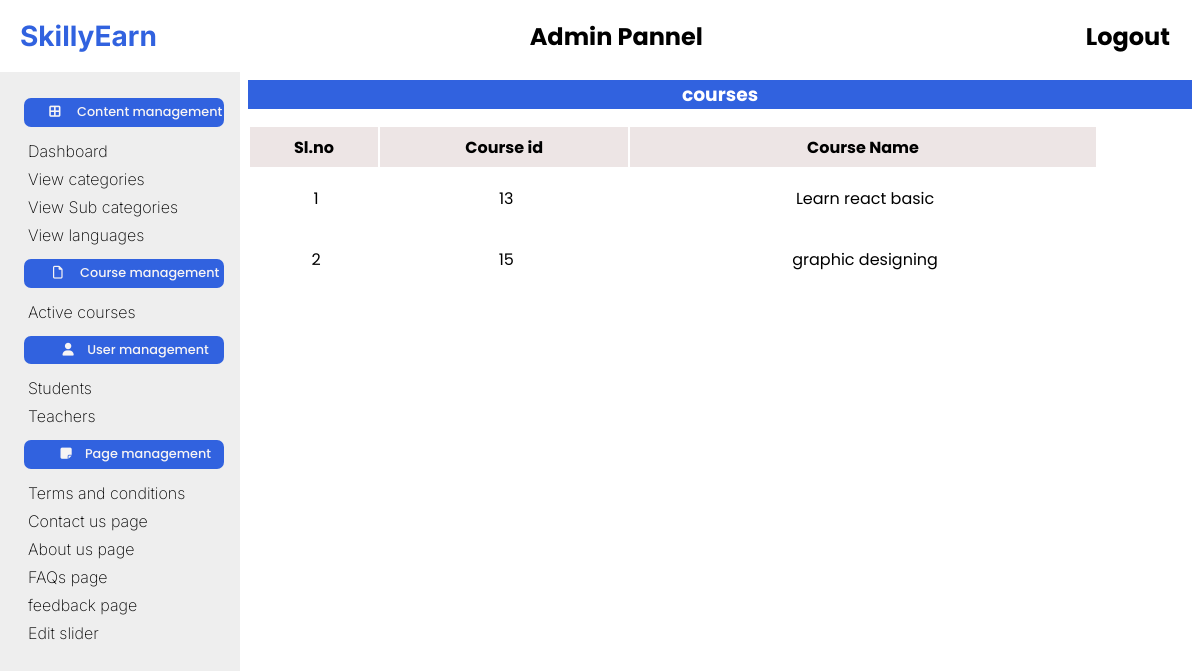
Before: /admin/index.php?courses (signed in) with the older database file.
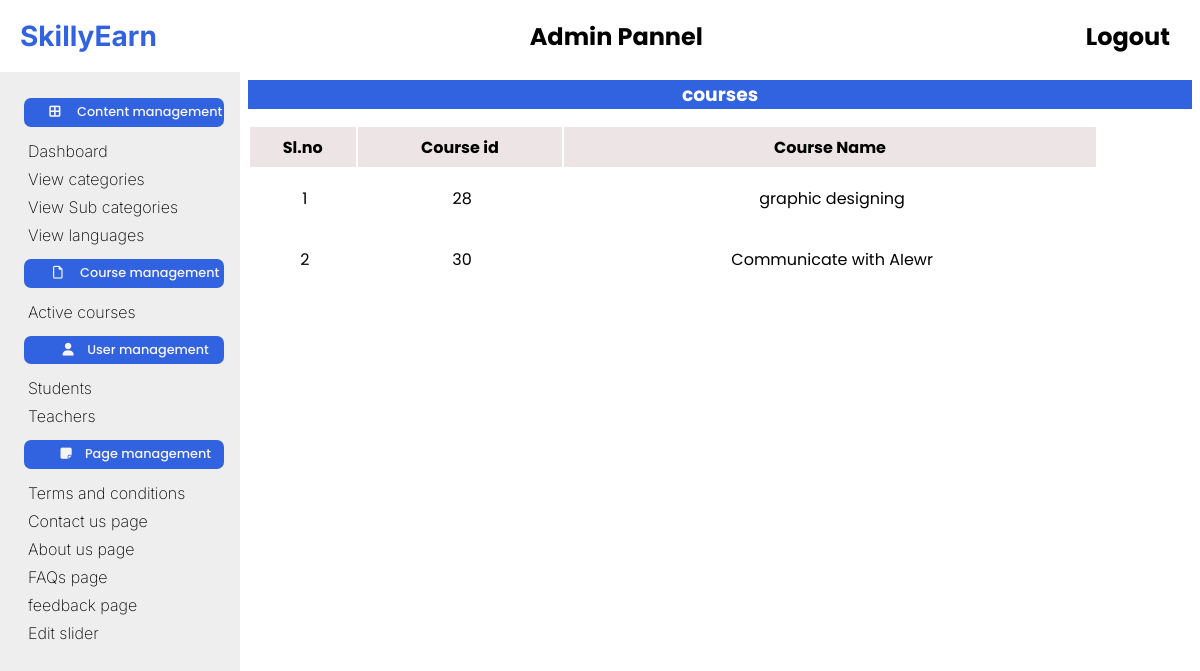
After: the same page with the newer database file.
### tables this page shows
CREATE TABLE `course` (
  `course_id` int(11) NOT NULL,
  `course_name` text NOT NULL,
  `course_desc` text NOT NULL,
  `course_img` text NOT NULL,
  `course_duration` text NOT NULL,
  `course_price` int(11) NOT NULL,
  `course_org_price` int(11) NOT NULL,
  `language` varchar(100) NOT NULL,
  `what_will_you_learn` varchar(255) NOT NULL,
  `requirements` text NOT NULL
);

### admin/inc/functions.php (the view, shortened to what this page needs)
<?php
function showCourses(){
    include ("inc/db_con.php");
?>
    <h3>courses</h3>
        <div class="course_table">
            <table>
                <tr>
                    <th>Sl.no</th>
                    <th>Course id</th>
                    <th>Course Name</th>
                </tr>
                <?php
                $i=1;
                $getCourse=$conn->prepare("SELECT * FROM course");
                $getCourse->setFetchMode(PDO::FETCH_ASSOC);
                $getCourse->execute();
                while($row=$getCourse->fetch()){
                    echo "
                    <tr>
                        <td>".$i++."</td>
                        <td>".$row['course_id']."</td>
                        <td>".$row['course_name']."</td>
                    </tr>";
                }
                ?>
            </table>
        </div>
<?php
}
?>

### admin/index.php (shortened to what this page needs)
<!DOCTYPE html>
<html lang="en">
<head>
    <link rel="stylesheet" href="css/style.css">
</head>
<body>
       <?php
  if( $_SESSION['adminLogin']){
    include("inc/header.php");
    include("inc/bodyLeft.php");
  }
   else{
    header("location:../index.php");
   }
       ?>
</body>
</html>

### admin/inc/header.php (shortened to what this page needs)
<?php
 include("functions.php");
?>
<div id="header">
    <div id="logo">
        <a href="index.php">SkillyEarn</a>
    </div>
    <div id="title">
       <h2>Admin Pannel</h2>
    </div>
    <div id="logout">
        <h2><a href="../logout.php" name="logout">Logout</a></h2>
    </div>
</div>

### admin/inc/bodyLeft.php (shortened to what this page needs)
<div id="bodyLeft">
    <h3><i class="fa-solid fa-border-all"></i>  Content management</h3>
    <ul>
        <li><a href=""> Dashboard</a></li>
        <li><a href="index.php?vcat"> View categories</a></li>
        <li><a href="index.php?sub_cat">  View Sub categories</a></li>
        <li><a href="index.php?lang"> View languages</a></li>
    </ul>
     <h3><i class="fa-regular fa-file"></i> Course management</h3>
    <ul>
        <li><a href="index.php?courses">Active courses</a></li>
    </ul>
    <h3><i class="fa-solid fa-user"></i>User management</h3>
    <ul>
        <li><a href="index.php?students">Students</a></li>
        <li><a href="index.php?instructors">Teachers</a></li>
    </ul>
    <h3><i class="fa-solid fa-note-sticky"></i>Page management</h3>
    <ul>
        <li><a href="index.php?terms">Terms and conditions</a></li>
        <li><a href="index.php?contact">Contact us page</a></li>
        <li><a href="index.php?about">About us page</a></li>
        <li><a href="index.php?faqs">FAQs page</a></li>
        <li><a href="index.php?feedbacks">feedback page</a></li>
        <li><a href="">Edit slider</a></li>
    </ul>
</div>
<?php
    if(isset($_GET['courses'])){
        include("vCourses.php");
    }
?>

### admin/vCourses.php
<link rel="stylesheet" href="css/style2.css">
<div id="bodyRight">
<?php
if(isset($_GET['courses'])){
    echo showCourses();
}
?>
</div>

### admin/css/style.css (style rules this page uses)
:root { --primary-color: #3162DF; --secondary-color: #0684DD; --grayC: rgb(69, 60, 60); }
* { margin: 0; padding: 0; box-sizing: border-box; font-family: 'Poppins', 'Inter', 'Times New Roman'; }
a { text-decoration: none; }
#bodyLeft h3 i { width:20%; }
#header { display: flex; align-items: center; justify-content: space-between; width: 100%; height: 4.5rem; padding: 20px; }
#header a { color: rgb(0, 0, 0); }
#title, #logout { padding: 10px; }
#logo a { font-family: 'Exo', 'Inter', 'sans-serif'; font-size: 28px; font-weight: bold; color: var(--primary-color); }
#bodyLeft { padding: 1rem; padding-left: 1.5rem; width: 20%; height: 100vh; background-color: rgb(238, 238, 238); float: left; overflow-y: auto; }
#bodyLeft h3 { font-weight: 500; font-size: 0.8rem; line-height: 1.8rem; color: rgb(247, 244, 244); margin: 10px auto; padding-left:5%; padding-top: auto; border-radius: 7px; text-align: center; }
#bodyLeft ul li { list-style: none; padding: 4px; transition: all 0.3s; }
#bodyLeft ul li a { color:black; }
#bodyLeft ul li a { display: block; font-weight: 200; font-family: 'Inter', 'sans-serif'; }
#bodyRight { margin-left: 20%; padding: 0.5rem; width: 80%; height: 100vh; }
#bodyRight h3 { width: 100%; text-align: center; }
td { padding:2%; padding-left: 2.5%; }
h3 { background-color: var(--primary-color); color: white; margin-bottom: 1rem; }

### admin/css/style2.css (style rules this page uses)
.course_table { width:90%; text-align: center; }
.course_table table { width:100%; align-items: center; }
.course_table table th { height:2.5rem; background-color: rgb(237, 229, 229); }

Changed rows visible on the page:
removed course: course_id "13", course_name "Learn react basic"
removed course: course_id "15", course_name "graphic designing"
added course: course_id "28", course_name "graphic designing"
added course: course_id "30", course_name "Communicate with AIewr"
